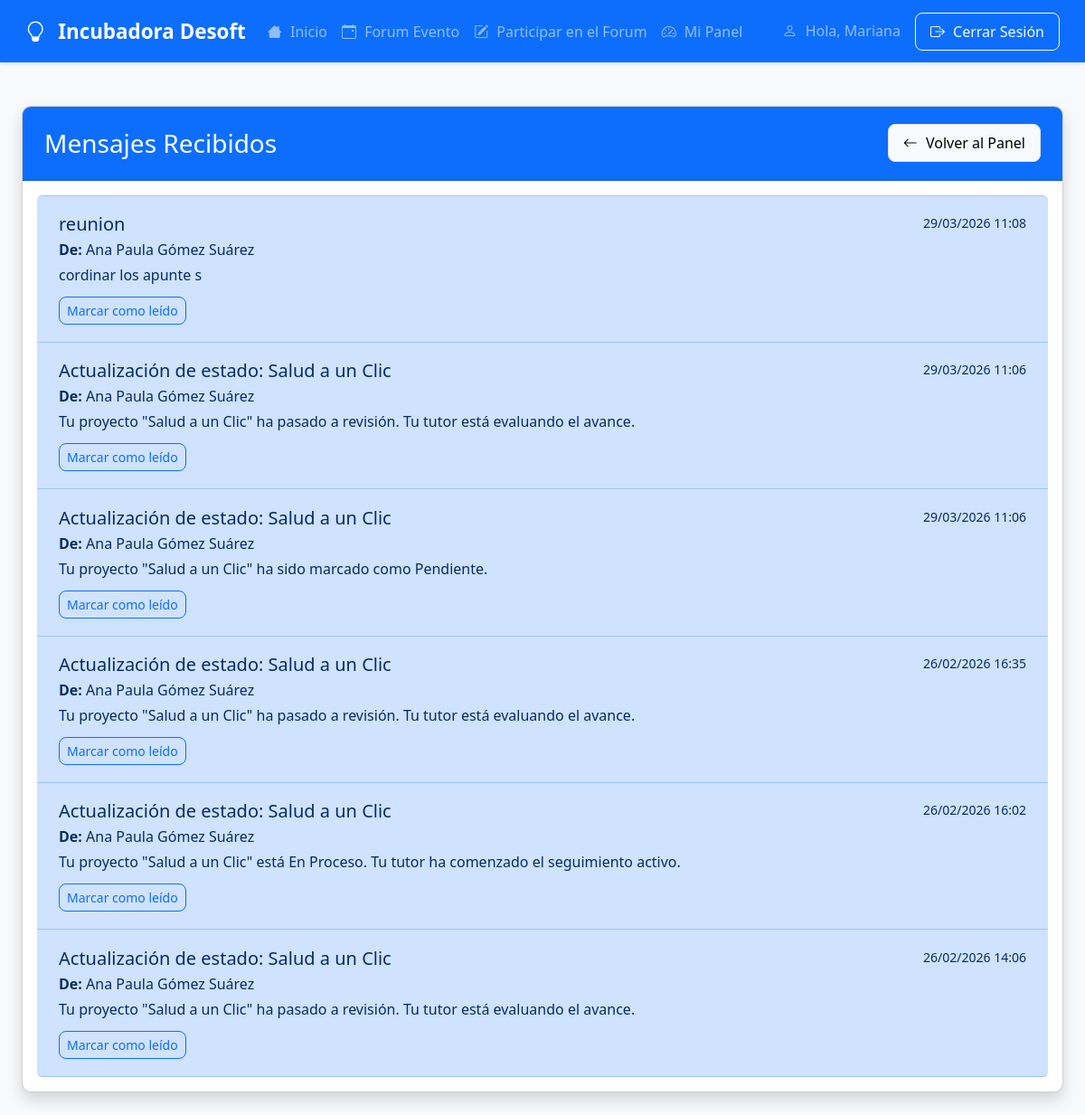
Page /mensajes/ (signed in) on the committed database.
### emprendedores/models.py (models this page shows, shortened)
class Mensaje(models.Model):
    TIPOS_DESTINATARIO = (
        ('tutor', 'Tutor'),
        ('emprendedor', 'Emprendedor'),
        ('administrador', 'Administrador'),
    )
    remitente = models.ForeignKey(User, on_delete=models.CASCADE, related_name='mensajes_enviados')
    destinatario = models.ForeignKey(User, on_delete=models.CASCADE, related_name='mensajes_recibidos')
    tipo_destinatario = models.CharField(max_length=20, choices=TIPOS_DESTINATARIO)
    asunto = models.CharField(max_length=200)
    contenido = models.TextField()
    fecha_envio = models.DateTimeField(auto_now_add=True)
    leido = models.BooleanField(default=False)
    archivo = models.FileField(upload_to='mensajes/%Y/%m/%d/', blank=True, null=True)
    class Meta:
        ordering = ['-fecha_envio']

### emprendedores/views.py (the view)
# urls.py: path('mensajes/', views.ver_mensajes, name='ver_mensajes'),
@login_required
def ver_mensajes(request):
    mensajes = Mensaje.objects.filter(destinatario=request.user).order_by('-fecha_envio')
    return render(request, 'emprendedores/ver_mensajes.html', {
        'mensajes': mensajes
    })

### emprendedores/templates/emprendedores/ver_mensajes.html (shortened to what this page needs)
{% extends "emprendedores/base.html" %}
{% block content %}
<div class="container mt-5">
    <div class="card shadow">
        <div class="card-header bg-primary text-white">
            <div class="d-flex justify-content-between align-items-center">
                <h3 class="mb-0">Mensajes Recibidos</h3>
                <a href="{% url 'panel_usuario' %}" class="btn btn-light">
                    <i class="bi bi-arrow-left"></i> Volver al Panel
                </a>
            </div>
        </div>
        <div class="card-body">
            {% if mensajes %}
            <div class="list-group">
                {% for mensaje in mensajes %}
                <div class="list-group-item {% if not mensaje.leido %}list-group-item-primary{% endif %}">
                    <div class="d-flex w-100 justify-content-between">
                        <h5 class="mb-1">{{ mensaje.asunto }}</h5>
                        <small>{{ mensaje.fecha_envio|date:"d/m/Y H:i" }}</small>
                    </div>
                    <p class="mb-1"><strong>De:</strong> {{ mensaje.remitente.get_full_name }}</p>
                    <p class="mb-1">{{ mensaje.contenido }}</p>
                    {% if not mensaje.leido %}
                    <button class="btn btn-sm btn-outline-primary mt-2" onclick="marcarLeido({{ mensaje.id }})">
                        Marcar como leído
                    </button>
                    {% endif %}
                </div>
                {% endfor %}
            </div>
            {% else %}
            <div class="text-center py-4">
                <i class="bi bi-envelope-open display-4 text-muted"></i>
                <p class="mt-3">No tienes mensajes.</p>
            </div>
            {% endif %}
        </div>
    </div>
</div>
{% endblock %}

### emprendedores/templates/emprendedores/navbar.html (shortened to what this page needs)
<nav class="navbar navbar-expand-lg navbar-dark bg-primary mb-4">
    <div class="container">
        <a class="navbar-brand" href="{% url 'inicio' %}">
            <i class="bi bi-lightbulb"></i> Incubadora Desoft
        </a>
        <div class="collapse navbar-collapse" id="navbarNav">
            <ul class="navbar-nav me-auto">
                <li class="nav-item">
                    <a class="nav-link" href="{% url 'inicio' %}">
                        <i class="bi bi-house"></i> Inicio
                    </a>
                </li>
                <li class="nav-item">
                    <a class="nav-link" href="{% url 'forum_evento' %}">
                        <i class="bi bi-calendar-event"></i> Forum Evento
                    </a>
                </li>
                <li class="nav-item">
                    <a class="nav-link" href="{% url 'participar_forum' %}">
                        <i class="bi bi-pencil-square"></i> Participar en el Forum
                    </a>
                </li>
                {% if user.is_authenticated %}
                    <li class="nav-item">
                        {% if user.is_superuser %}
                            <a class="nav-link" href="{% url 'panel_admin' %}">
                                <i class="bi bi-gear"></i> Panel Administración
                            </a>
                        {% else %}
                            <a class="nav-link" href="{% url 'panel_usuario' %}">
                                <i class="bi bi-speedometer2"></i> Mi Panel
                            </a>
                        {% endif %}
                    </li>
                {% else %}
                    <li class="nav-item">
                        <a class="nav-link" href="{% url 'registro' %}">
                            <i class="bi bi-plus-circle"></i> Registro
                        </a>
                    </li>
                {% endif %}
            </ul>
            <div class="d-flex">
                {% if user.is_authenticated %}
                    <span class="navbar-text me-3">
                        <i class="bi bi-person"></i> Hola, {{ user.first_name|default:user.username }}
                    </span>
                    <a href="{% url 'logout' %}" class="btn btn-outline-light">
                        <i class="bi bi-box-arrow-right"></i> Cerrar Sesión
                    </a>
                {% endif %}
            </div>
        </div>
    </div>
</nav>

### static/css/styles.css (style rules this page uses)
body { background-color: #f8f9fa; font-family: 'Segoe UI', Tahoma, Geneva, Verdana, sans-serif; color: #333; }
.container { max-width: 1400px; }
.card { border-radius: 10px; overflow: hidden; box-shadow: 0 4px 6px rgba(0, 0, 0, 0.1); transition: transform 0.3s ease; margin-bottom: 25px; }
.card-header { padding: 1.2rem 1.5rem; font-weight: 600; }
.list-group-item { padding: 1.2rem 1.5rem; border-left: none; border-right: none; transition: background-color 0.2s; }
.btn { border-radius: 8px; padding: 0.5rem 1rem; font-weight: 500; transition: all 0.2s ease; }
.btn-sm { padding: 0.25rem 0.5rem; font-size: 0.875rem; }
.btn-light { background-color: #f8f9fa; border-color: #dee2e6; }
.navbar { box-shadow: 0 2px 4px rgba(0, 0, 0, 0.1); padding: 0.8rem 1rem; }
.navbar-brand { font-weight: 700; font-size: 1.4rem; }
.navbar-brand i { margin-right: 8px; }
.bi { margin-right: 5px; }
.btn .bi { margin-right: 5px; }

### rows in the picture
Mensaje: asunto "reunion", fecha_envio "29/03/2026 11:08", remitente.get_full_name "Ana Paula Gómez Suárez", contenido "cordinar los apunte s"
Mensaje: asunto "Actualización de estado: Salud a un Clic", fecha_envio "29/03/2026 11:06", remitente.get_full_name "Ana Paula Gómez Suárez", contenido "Tu proyecto \"Salud a un Clic\" ha pasado a revisión. Tu tutor está evaluando el avance."
Mensaje: asunto "Actualización de estado: Salud a un Clic", fecha_envio "29/03/2026 11:06", remitente.get_full_name "Ana Paula Gómez Suárez", contenido "Tu proyecto \"Salud a un Clic\" ha sido marcado como Pendiente."
Mensaje: asunto "Actualización de estado: Salud a un Clic", fecha_envio "26/02/2026 16:35", remitente.get_full_name "Ana Paula Gómez Suárez", contenido "Tu proyecto \"Salud a un Clic\" ha pasado a revisión. Tu tutor está evaluando el avance."
Mensaje: asunto "Actualización de estado: Salud a un Clic", fecha_envio "26/02/2026 16:02", remitente.get_full_name "Ana Paula Gómez Suárez", contenido "Tu proyecto \"Salud a un Clic\" está En Proceso. Tu tutor ha comenzado el seguimiento activo."
Mensaje: asunto "Actualización de estado: Salud a un Clic", fecha_envio "26/02/2026 14:06", remitente.get_full_name "Ana Paula Gómez Suárez", contenido "Tu proyecto \"Salud a un Clic\" ha pasado a revisión. Tu tutor está evaluando el avance."

### other values in the picture
{{ user.first_name|default:user.username }} "Mariana"
